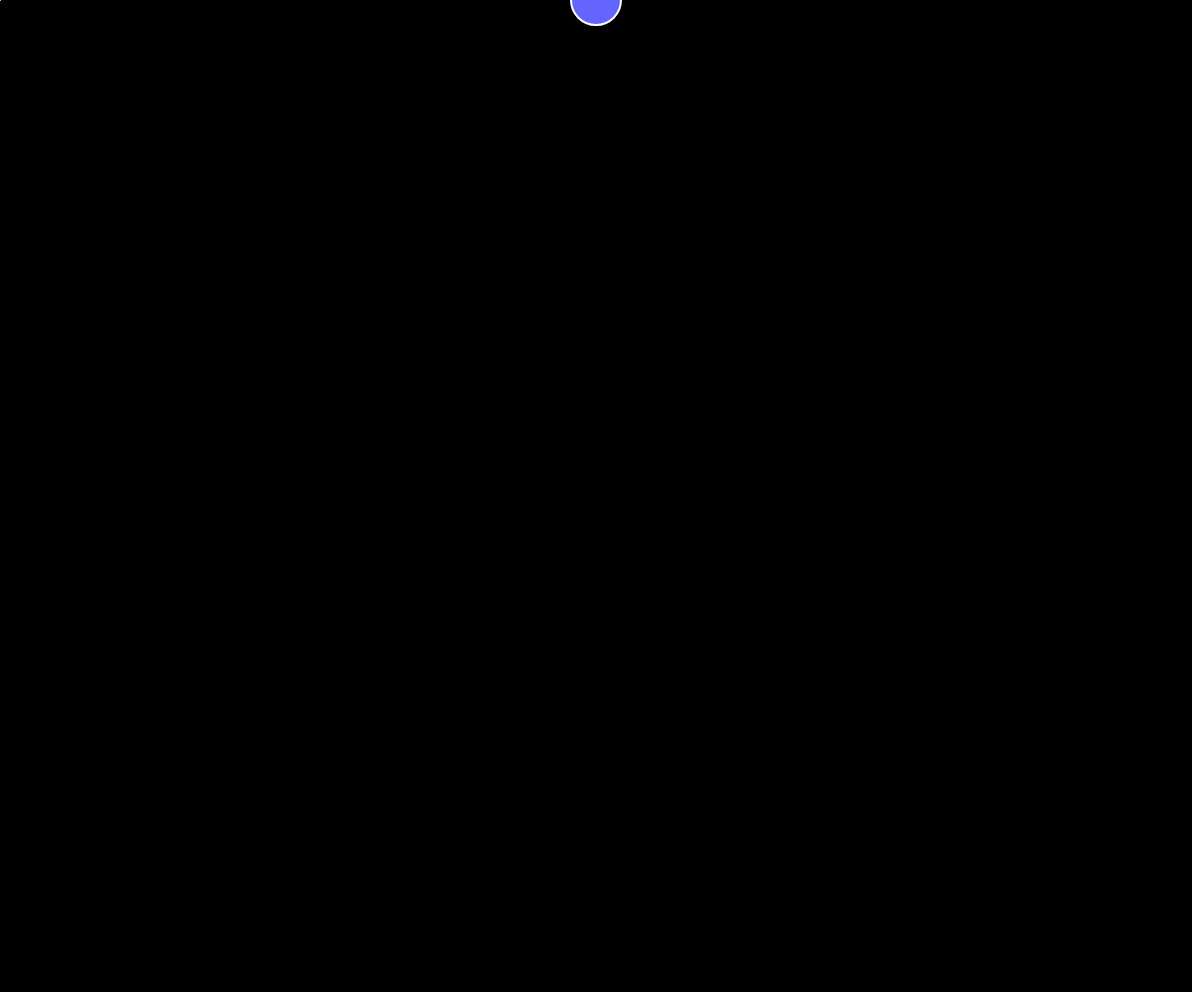
Frame 1 (no input)
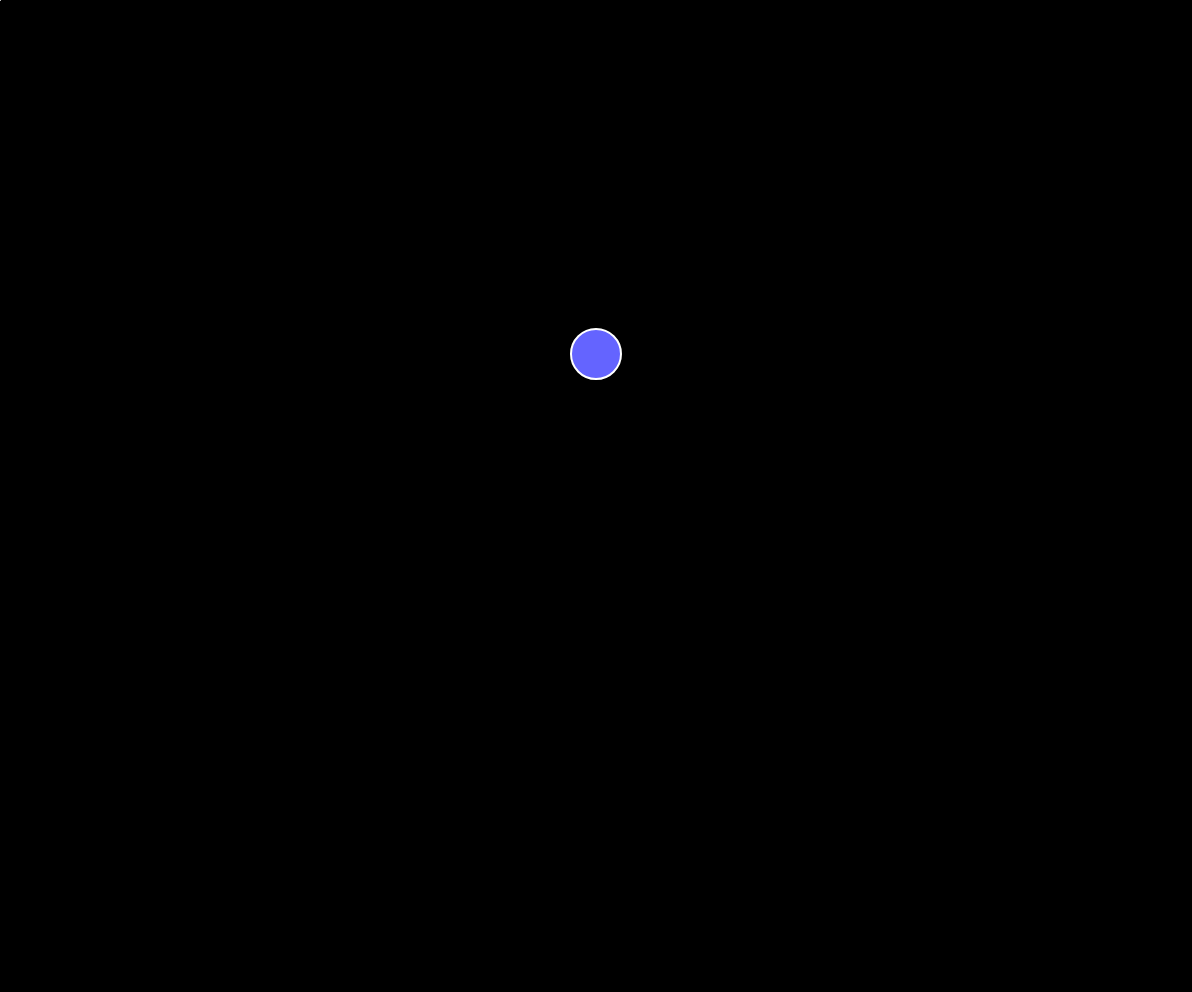
Frame 60 (no input)
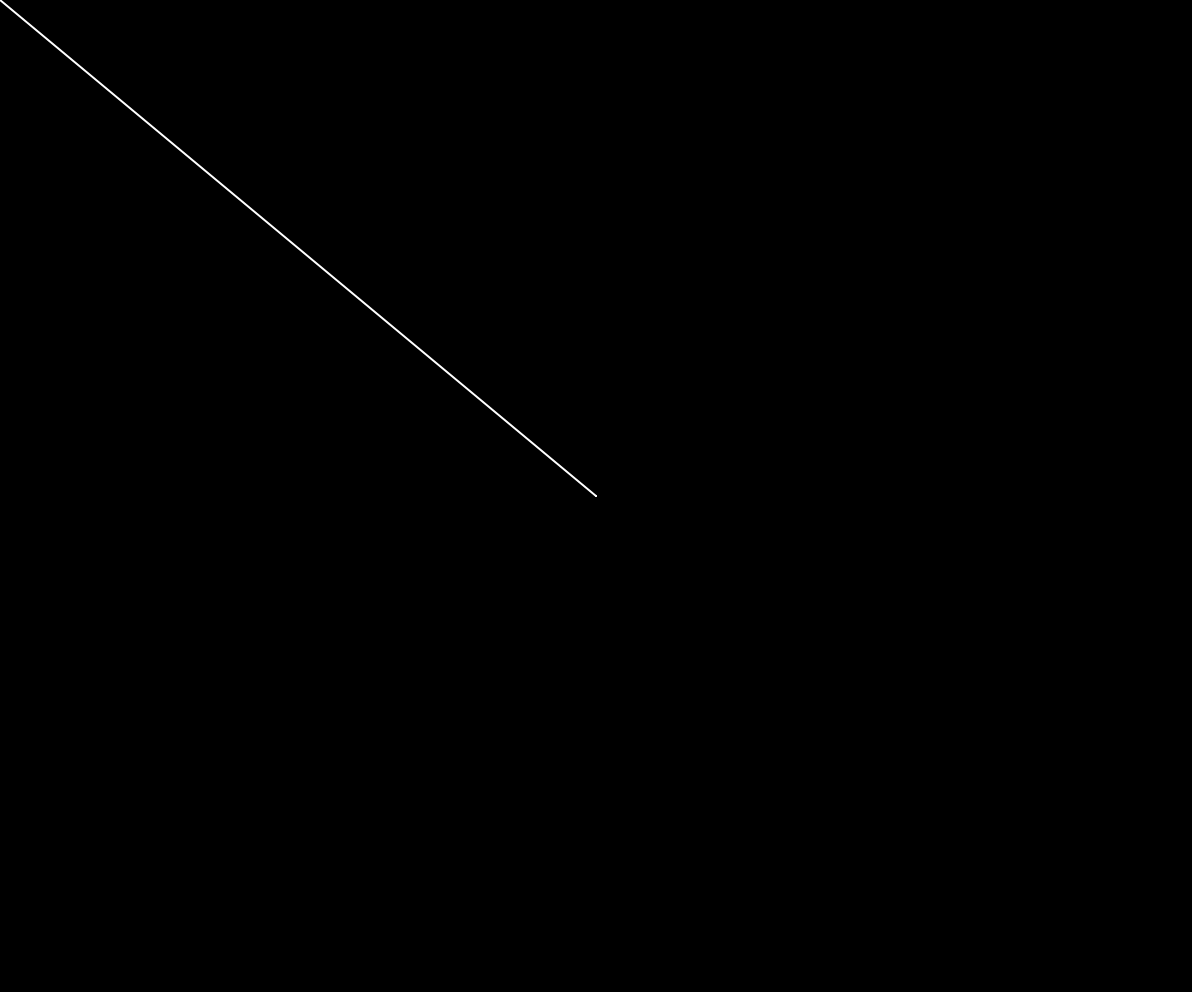
Frame 120 (the mouse pressed at the canvas centre since frame 60)

The p5.js sketch that drew these frames (run headless with seeded random() and noise() and a simulated clock; from frame 60 on, the mouse is pressed at the canvas centre):

// p5.js sketch
// ── sketch.js
var points = [];
var balls = [];
var lines = [];

function setup() {
	createCanvas(window.innerWidth-8, window.innerHeight-8);
	points.push(createVector(0, 0));
	balls.push(new Ball(width/2, 0, 50));
}

function draw() {
	background(0);
	stroke(255);
	for (var i = 0; i < balls.length; i++) {
		balls[i].update();
	}
	for (var i = 0; i < lines.length; i++) {
		lines[i].draw();
	}
	line(points[points.length-1].x, points[points.length-1].y, mouseX, mouseY);
}

function mousePressed() {
	points.push(createVector(mouseX, mouseY));
	lines.push(new Line(points[points.length-1], points[points.length-2]));
	console.log(lines);
}
// ── ball.js
class Ball {
    constructor(x, y, size) {
        this.pos = createVector(x, y);
        this.vel = createVector(0, 0);
        this.acc = createVector(0, 0);
        this.size = size;
        this.gravity = 0.2;
    }

    update() {
        this.acc.y += this.gravity;
        this.pos.add(this.vel);
        this.vel.add(this.acc);
        this.acc.mult(0);
        this.draw();
    }

    draw() {
        fill(100, 100, 255);
        stroke(255);
        strokeWeight(2);
        ellipse(this.pos.x, this.pos.y, this.size, this.size);
    }
}
// ── line.js
class Line {
    constructor(start, end) {
        this.start = start;
        this.end = end;
        this.isOnLine = this.calculateFunc(this.start, this.end);
    }

    calculateFunc(start, end) {
        var gradient = (end.y - start.y) / (end.x - start.x);
        var offset = start.y - (gradient * start.x);
        return (x, y)=>{
            y == gradient * x + offset;
        }
    }

    draw() {
        stroke(255);        
        line(this.start.x, this.start.y, this.end.x, this.end.y);        
    }
}
